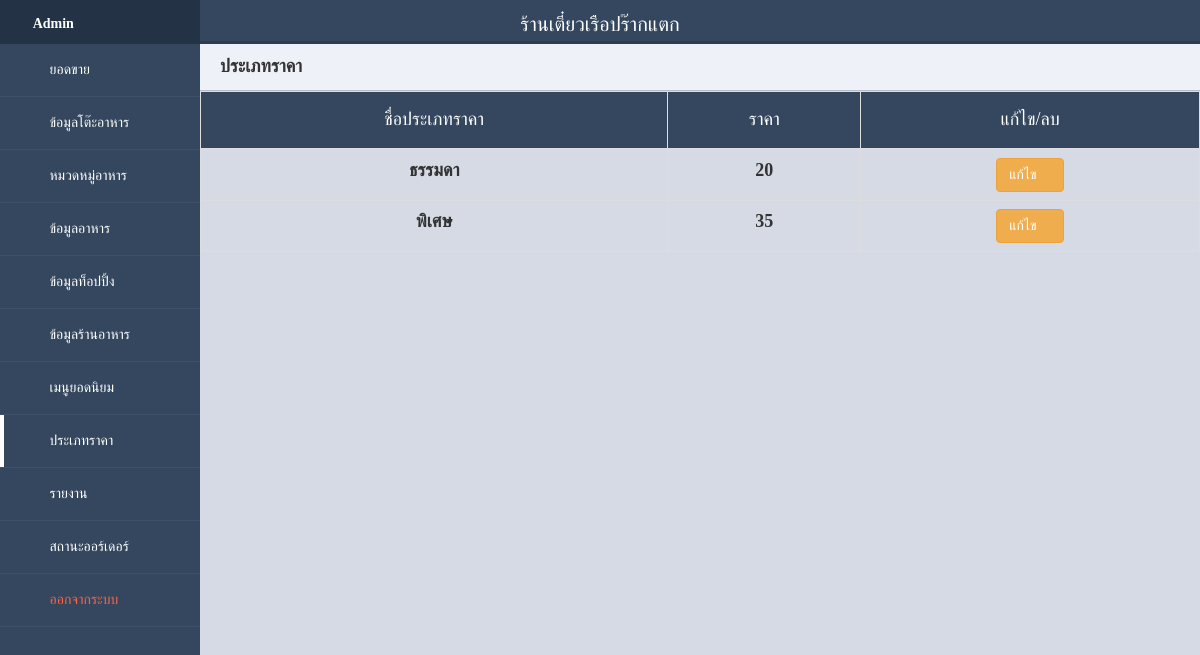
Page /admin/index.php?page=price_category on the committed database.
### tables this page shows
CREATE TABLE `restaurant` (
  `id_restaurant` int(11) NOT NULL,
  `restaurant_name` varchar(100) NOT NULL,
  `restaurant_address` text NOT NULL,
  `restaurant_tel` varchar(10) NOT NULL,
  `restaurant_img` varchar(255) NOT NULL COMMENT 'รูปโลโก้ร้าน'
);

CREATE TABLE `price_category` (
  `pricecategory_id` int(11) NOT NULL,
  `pricecategory_name` varchar(100) NOT NULL,
  `pricecategory_price` varchar(10) NOT NULL
);

### admin/price_category.php (the view, shortened to what this page needs)
<div class="title">ประเภทราคา</div>
<table class="table table-hover table-bordered" id="example" width="100%">
    <thead style="background-color: #35475e">
    <tr>
        <th><h4>ชื่อประเภทราคา</h4></th>
        <th><h4>ราคา</h4></th>
        <th><h4>แก้ไข/ลบ</h4></th>
    </tr>
    </thead>
    <tbody align="center">
    <?php
		$sql="select * from price_category";
		$result=$db->query($sql);
		while($row=$result->fetch_array(MYSQLI_BOTH)){
	?>
        <tr>
            <td><?=$row["pricecategory_name"];?></td>
            <td><?=$row["pricecategory_price"];?></td>
            <td>
            <a href="?page=price_category_edit&price_category_id=<?=$row["pricecategory_id"];?>" title="แก้ไข"><span class="btn btn-warning" id="change"> <i class="fa fa-pencil-square-o" aria-hidden="true"></i></span></a>
            </td>
        </tr>
        <?php
			}
		?>
    </tbody>
</table>

### admin/index.php (shortened to what this page needs)
<?php include("config.php"); ?>
<!DOCTYPE html>
<html>
	<head>
		<link rel="stylesheet" href="css/bootstrap.min.css">
		<link rel="stylesheet" href="css/main.css">
		<link rel="stylesheet" href="fonts/Mali.css">
		<link rel="stylesheet" href="fonts/font-awesome.min.css">
		<link rel="stylesheet" href="css/ionicons.min.css">
		<link rel="stylesheet" href="css/dataTables.main.css"/>
		<link rel="stylesheet" href="css/jquery.fancybox.min.css" media="screen">
	</head>
	<body>
		<div class="header">
			<?php
			$sql="select * from restaurant";
			$result=$db->query($sql);
			while($row=$result->fetch_array(MYSQLI_BOTH)){
			?>
			<div class="namestore"><?=$row["restaurant_name"]?></div>
			<?php
			}
			?>
		</div>
		<div class="side-nav">
			<div class="logo">
			<i class="fa fa-tachometer">
				<a href="index.php"></i> Admin</a>
			</div>
			<nav>
				<ul>
					<li <?php if($_GET['page']=="main") echo'class="active"'?>>
						<a href="index.php" title="ยอดขาย">
							<span><i class="fa fa-bar-chart"></i></span>
							<span>ยอดขาย</span>
						</a>
					</li>
					<li <?php if($_GET['page']=="datatable") echo'class="active"'?>
						<?php if($_GET['page']=="datatable_edit") echo'class="active"'?>>
						<a href="?page=datatable" title="ข้อมูลโต๊ะอาหาร">
							<span><i class="fa fa-table"></i></span>
							<span>ข้อมูลโต๊ะอาหาร</span>
						</a>
					</li>
					<li <?php if($_GET['page']=="foodcategory") echo'class="active"'?>
					<?php if($_GET['page']=="foodcategory_new") echo'class="active"'?>
					<?php if($_GET['page']=="foodcategory_edit") echo'class="active"'?>>
						<a href="?page=foodcategory" title="หมวดหมู่อาหาร">
							<span><i class="fa fa-th-list"></i></span>
							<span>หมวดหมู่อาหาร</span>
						</a>
					</li>
					<li <?php if($_GET['page']=="foodinformation") echo'class="active"'?>
					<?php if($_GET['page']=="foodinformation_new") echo'class="active"'?>
					<?php if($_GET['page']=="foodinformation_edit") echo'class="active"'?>>
						<a href="?page=foodinformation" title="ข้อมูลอาหาร">
							<span><i class="fa fa-th"></i></span>
							<span>ข้อมูลอาหาร</span>
						</a>
					</li>
					<li <?php if($_GET['page']=="food_topping") echo'class="active"'?>
					<?php if($_GET['page']=="food_topping_new") echo'class="active"'?>
					<?php if($_GET['page']=="food_topping_edit") echo'class="active"'?>>
						<a href="?page=food_topping" title="ข้อมูลอาหาร">
							<span><i class="fa fa-fort-awesome"></i></span>
							<span>ข้อมูลท็อปปิ้ง</span>
						</a>
					</li>
					<li <?php if($_GET['page']=="restaurant") echo'class="active"'?>
					<?php if($_GET['page']=="restaurant_edit") echo'class="active"'?>>
						<a href="?page=restaurant" title="ข้อมูลร้านอาหาร">
							<span><i class="fa fa-cogs"></i></span>
							<span>ข้อมูลร้านอาหาร</span>
						</a>
					</li>
					<li <?php if($_GET['page']=="popularmenu") echo'class="active"'?>>
						<a href="?page=popularmenu" title="เมนูยอดนิยม">
							<span><i class="fa fa-thumbs-up"></i></span>
							<span>เมนูยอดนิยม</span>
						</a>
					</li>
					<li <?php if($_GET['page']=="price_category") echo'class="active"'?>
					<?php if($_GET['page']=="price_category_edit") echo'class="active"'?>>
						<a href="?page=price_category" title="ประเภทราคา">
							<span><i class="fa fa-star-half-o"></i></span>
							<span>ประเภทราคา</span>
						</a>
					</li>
					<li <?php if($_GET['page']=="report") echo'class="active"'?>>
						<a href="?page=report" title="รายงาน">
							<span><i class="fa fa-line-chart"></i></span>
							<span>รายงาน</span>
						</a>
					</li>
					<li <?php if($_GET['page']=="orders") echo'class="active"'?>>
						<a href="?page=orders" title="ออร์เดอร์">
							<span><i class="fa fa-sort"></i></span>
							<span>สถานะออร์เดอร์</span>
						</a>
					</li>
					<li <?php if($_GET['page']=="logout") echo'class="active"'?>>
						<a href="?page=logout" title="ออกจากระบบ">
							<span><i class="fa fa-sign-out"></i></span>
							<span style="color: tomato;">ออกจากระบบ</span>
						</a>
					</li>
				</ul>
			</nav>
		</div>
		<div class="main-content">
		<?php
		if(@$_GET['fd'])
		$file=$_GET['fd']."/".$_GET['page'].".php";
		else
		$file=@$_GET['page'].".php";
		if(is_file($file)){
		require_once("$file");
		}
		else{
		require_once("main.php");
		}
		?>
		</div>
	</body>
</html>

### admin/css/main.css (style rules this page uses)
* { box-sizing: border-box; }
body { margin: 0; padding: 0; font-family: 'Mali', cursive; background-color: #d5dae5; -webkit-font-smoothing: antialiased; -moz-osx-font-smoothing: grayscale; }
.header { position: absolute; width: 100%; z-index: 3; height: 44px; background-color: #fff; border-bottom: 3px solid #2d3d51; }
th { color: #fff; text-align: center; font-size: 14px; }
td { font-size: 10px; font-weight: bold; }
#change::before { content: ""; }
.namestore { margin-top: 10px; color: #233245; text-align: center; font-size: 20px; }
.logo { height: 44px; padding: 10px; font-weight: 700; }
.side-nav .logo { background-color: #233245; color: #fff; }
.logo i { font-size: 22px; }
.nav-trigger span, .nav-trigger span:before, span:after { width: 20px; height: 2px; background-color: #35475e; position: absolute; }
.side-nav { position: absolute; width: 100%; height: 110vh; background-color: #35475e; z-index: 1; display: none; }
.side-nav ul { margin: 0; padding: 0; }
.side-nav ul li { padding: 16px 16px; border-bottom: 1px solid #3c506a; position: relative; }
.side-nav ul li.active:before { content: ''; position: absolute; width: 4px; height: 100%; top: 0; left: 0; background-color: #fff; }
.side-nav ul li a { color: #fff; display: block; text-decoration: none; }
.side-nav ul li i { color: #0497df; min-width: 20px; text-align: center; }
.side-nav ul li span:nth-child(2) { margin-left: 10px; font-size: 14px; }
.main-content { padding: 40px; margin-top: 0; padding: 0; padding-top: 44px; height: 100%; overflow: scroll; }
.main-content .title { background-color: #eef1f7; border-bottom: 1px solid #b8bec9; padding: 10px 20px; font-weight: 700; color: #333; font-size: 18px; }
@media screen and (min-width: 600px) { th { color: #fff; text-align: center; font-size: 14px; } }
@media screen and (min-width: 600px) { td { font-size: 18px; font-weight: bold; } }
@media screen and (min-width: 600px) { #change::before { content: "แก้ไข"; } }
@media screen and (min-width: 600px) { .namestore { margin-top: 10px; color: #fff; text-align: center; font-size: 20px; } }
@media screen and (min-width: 600px) { .header { background-color: #35475e; z-index: 1; } }
@media screen and (min-width: 600px) { .nav-trigger span, .nav-trigger span:before, span:after { background-color: #fff; } }
@media screen and (min-width: 600px) { .side-nav { position: fixed; display: block; width: 70px; z-index: 2; max-height: 100%; overflow-x: hidden; } }
@media screen and (min-width: 600px) { .side-nav ul li span:nth-child(2) { display: none; } }
@media screen and (min-width: 600px) { .side-nav .logo i { padding-left: 12px; } }
@media screen and (min-width: 600px) { .side-nav .logo a { display: none; text-decoration: none; color: #fff; } }
@media screen and (min-width: 600px) { .side-nav ul li i { font-size: 26px; } }
@media screen and (min-width: 600px) { .side-nav ul li a { text-align: center; } }
@media screen and (min-width: 600px) { .main-content { margin-left: 70px; } }
@media screen and (min-width: 800px) { th { color: #fff; text-align: center; font-size: 14px; } }
@media screen and (min-width: 800px) { td { font-size: 18px; font-weight: bold; } }
@media screen and (min-width: 800px) { .side-nav { width: 200px; } }
@media screen and (min-width: 800px) { .side-nav ul li span:nth-child(2) { display: inline-block; } }
@media screen and (min-width: 800px) { .side-nav ul li i { font-size: 16px; } }
@media screen and (min-width: 800px) { .side-nav ul li a { text-align: left; } }
@media screen and (min-width: 800px) { .side-nav .logo i { padding-left: 0; } }
@media screen and (min-width: 800px) { .side-nav .logo a { display: inline-block; text-decoration: none; color: #fff; } }
@media screen and (min-width: 800px) { .main-content { margin-left: 200px; } }

### admin/price_category.php (style rules this page uses)
th { color: #fff; text-align: center; }
td { font-size: 18px; font-weight: bold; }

### rows in the picture
restaurant: restaurant_name "ร้านเตี๋ยวเรือปร๊ากแตก"
price_category: pricecategory_name "ธรรมดา", pricecategory_price "20"
price_category: pricecategory_name "พิเศษ", pricecategory_price "35"
